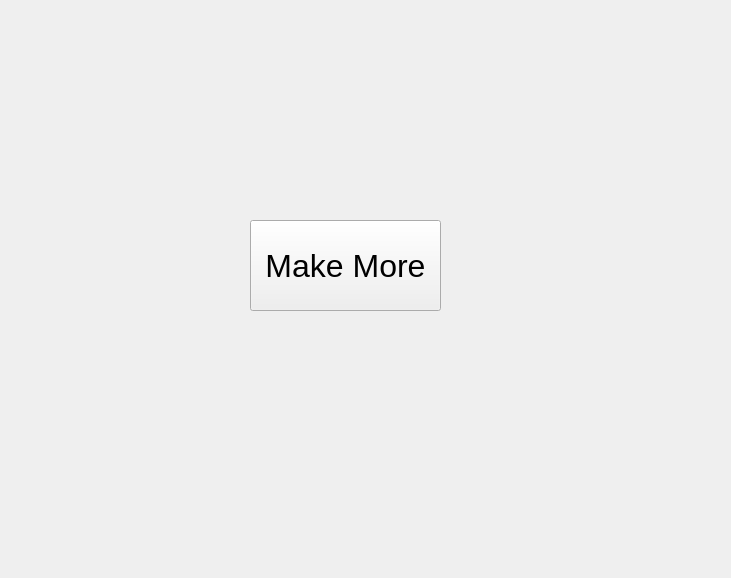
<?xml version="1.0" encoding="UTF-8"?>
<ui version="4.0">
 <class>Form</class>
 <widget class="QWidget" name="Form">
  <property name="geometry">
   <rect>
    <x>0</x>
    <y>0</y>
    <width>731</width>
    <height>578</height>
   </rect>
  </property>
  <property name="windowTitle">
   <string>Form</string>
  </property>
  <widget class="QPushButton" name="pushButton">
   <property name="geometry">
    <rect>
     <x>250</x>
     <y>220</y>
     <width>191</width>
     <height>91</height>
    </rect>
   </property>
   <property name="font">
    <font>
     <pointsize>24</pointsize>
    </font>
   </property>
   <property name="text">
    <string>Make More</string>
   </property>
  </widget>
 </widget>
 <resources/>
 <connections/>
</ui>
